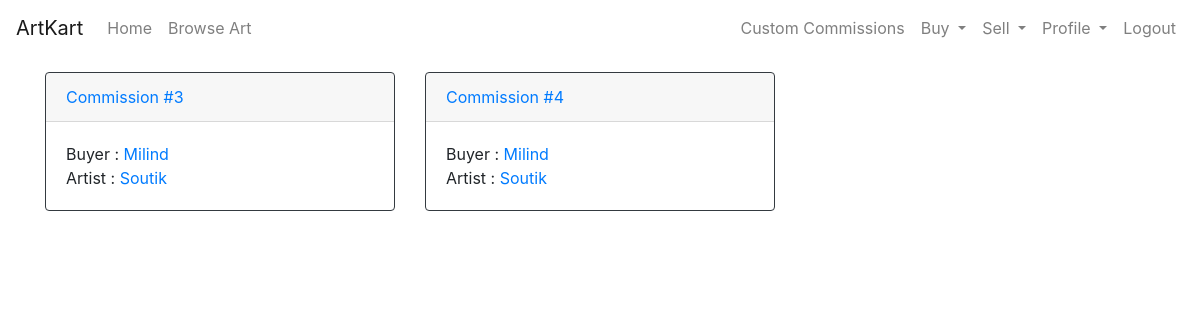
The page /custom/order/ (signed in) on the database its author committed.
### blog/models.py (models this page shows)
class CustomOrder(models.Model):
    buyer = models.ForeignKey(User, on_delete=models.CASCADE, related_name='order_buyer')
    seller = models.ForeignKey(User, on_delete=models.CASCADE, related_name='order_seller')
    title = models.CharField(max_length=100)
    description = models.TextField()
    price = models.DecimalField(default=0, decimal_places=2, max_digits=10)
    description_update_date = models.DateTimeField(default=datetime.now)
    phase_0 = models.BooleanField(default=False) #buyer has placed order
    phase_1 = models.BooleanField(default=False) #seller has seen the order
    rejected = models.BooleanField(default=False) #order rejected by seller
    image = models.ImageField(default='none.png', upload_to='art') #seller
    image_update_date = models.DateTimeField(default=datetime.now)
    phase_2 = models.BooleanField(default=False) #buyer confirms

### blog/views.py (the view)
# urls.py: path('custom/order/', views.custom_order_list, name='list-custom'),
@login_required
def custom_order_list(request):
    context = {
        'posts' : CustomOrder.objects.filter(buyer=request.user.id) | CustomOrder.objects.filter(seller=request.user.id)
    }
    return render(request, 'blog/custom_order_list.html', context)

### blog/templates/blog/custom_order_list.html
{% extends "blog/base.html" %}
{% load static %}
{% block content %}
<div class="container">
    <div class="row py-3">
        <div class="col" id="main">
            <div class="row row-cols-3">
                {% for post in posts %}
                <div class="col mb-3">
                    <div class="card border-dark">
                        <div class="card-header"><a href="{% url 'item-custom' post.id %}">{{ post.title | capfirst }}</a></div>
                        <div class="card-body">
                            <p class="card-text">
                                Buyer : <a class="mr-2" href="{% url 'user-profile' post.buyer.id %}">{{ post.buyer.username | capfirst }}</a> <br>
                                Artist : <a class="mr-2" href="{% url 'user-profile' post.seller.id %}">{{ post.seller.username | capfirst }}</a>
                            </p>
                        </div>
                    </div>
                </div>
                {% endfor %}
            </div>
        </div>
    </div>
</div>
{% endblock content %}

### rows shown on the page
CustomOrder: title "Commission #3", buyer.username "Milind", seller.username "Soutik"
CustomOrder: title "Commission #4", buyer.username "Milind", seller.username "Soutik"
